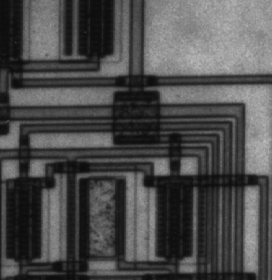
#> input picture Project_2/source_images/circuit.tif, 272 x 280 px; its folder holds 4 pictures in this run
$ python part_1_histeq_from_scratch.py
#> lines starting #> are read from the running program, lines starting #| are printed output that depends on the picture
import cv2
from pathlib import Path
import matplotlib.pyplot as plt

IMG_DIR = 'source_images'
extensions = ('.tif','.jpg')
levels = 256

def hist_eq(imgs, L):
    """
    hist_eq
    Args:
        imgs (list of numpy.ndarray): A list of input images (grayscale or single-channel).
        L (int): The number of intensity levels (e.g., 256 for 8-bit images).
    Returns:
        eqs (list of numpy.ndarray): Equalized histograms for each image, scaled to [0, L-1].
    """
    hists = []
    cdfs =  []
    eqs =   []
    for img in imgs:
        # Calculating normalized histogram for each image (PDF)
        hist = cv2.calcHist([img],[0],None,[L],[0, L])
        hist /= hist.sum()
        hists.append(hist)

        # Calculating CDF for each image
        cdf = hist.cumsum()
        cdfs.append(cdf)

        # Calculating the equalized for each histogram
        eq = (cdf*(L-1)).round()
        eqs.append(eq)

    return cdfs, eqs

def read_imgs(IMG_DIR, ext=('.tif','.jpg')):
    """
    read_imgs
    Description:
        Reads a directory and returns a list containing all images in the directory with given extensions (GRAYSCALE)
    Args:
        IMG_DIR (str): path to image directory
        ext (tuple of str): file extensions to be grabbed. Default: ('.tif','.jpg')
    Returns:
        images (list of np.ndarray): List of all images in IMG_DIR with extensions in ext
    """
#> called with IMG_DIR = 'source_images', ext = ('.tif', '.jpg')
    # Read images from directory
    images = []
    img_dir = Path(IMG_DIR)
    for e in ext:
        for path in img_dir.glob(f'*{e}'):
            src = cv2.imread(str(path), cv2.IMREAD_GRAYSCALE)
#> src is the input picture: shape (280, 272); min 12, max 191, mean 76.3
            if src is not None: #<- I just learned that 'is not' does a object identity check.
                images.append(src)
            else:
                raise FileNotFoundError(f'Could not load image at path {path}')
#> pass 2 of the loop in read_imgs, `for e in ext:`:
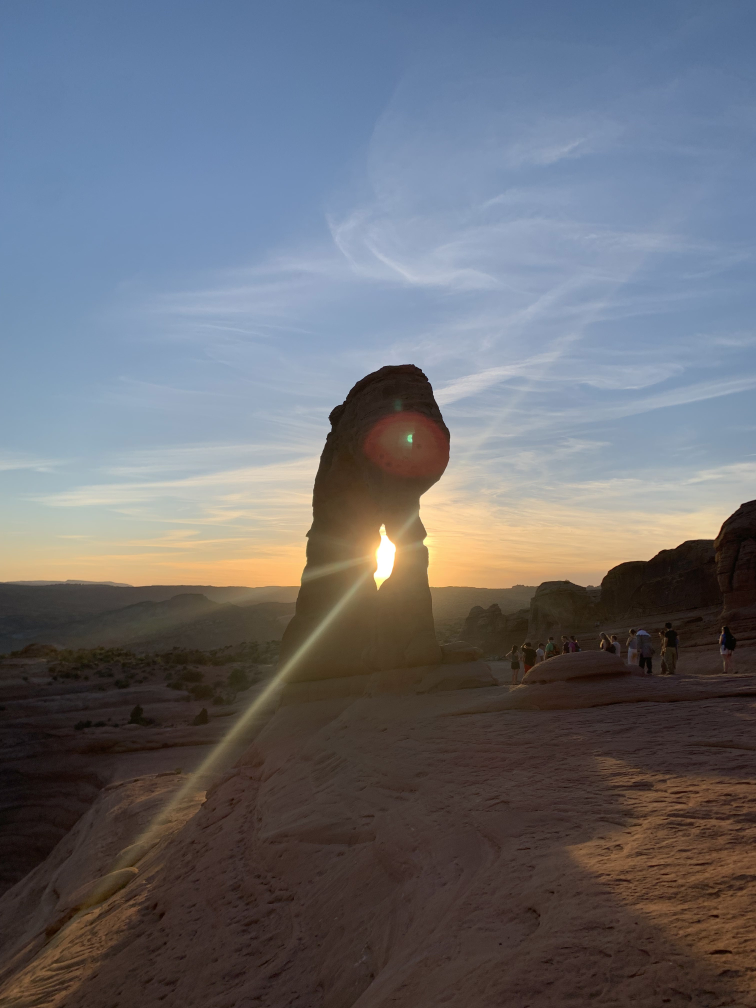
#> input picture Project_2/source_images/arch.jpg, 3024 x 4032 px (shown at 1/4 size)
#> in read_imgs, `src = cv2.imread(str(path), cv2.IMREAD_GRAYSCALE)`:
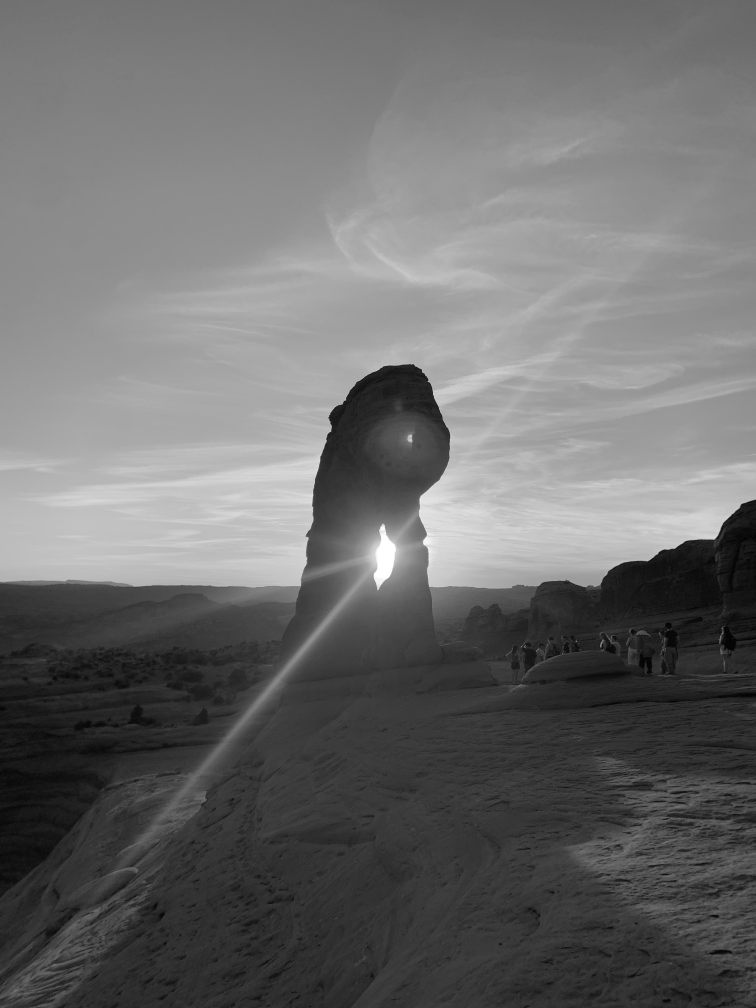
#> src: shape (4032, 3024) (shown at 1/4 size); min 0, max 255, mean 108.1
    return images


def main():
    images = read_imgs(IMG_DIR)

    # Perform histogram equalization
    cdfs, eqs = hist_eq(images, levels)

    # Apply equalized histogram transformation to each image
    equalized_images = []
    for i, img in enumerate(images):
        img_eq = eqs[i][img]
        equalized_images.append(img_eq)
#> this loop made 4 passes
#> pass 1, in main, `img_eq = eqs[i][img]`:
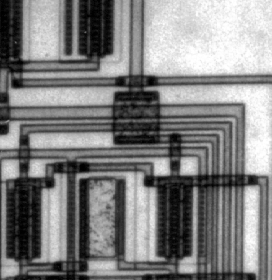
#> img_eq: shape (280, 272) float32; min 0, max 255, mean 128.7
#> pass 2, in main, `img_eq = eqs[i][img]`:
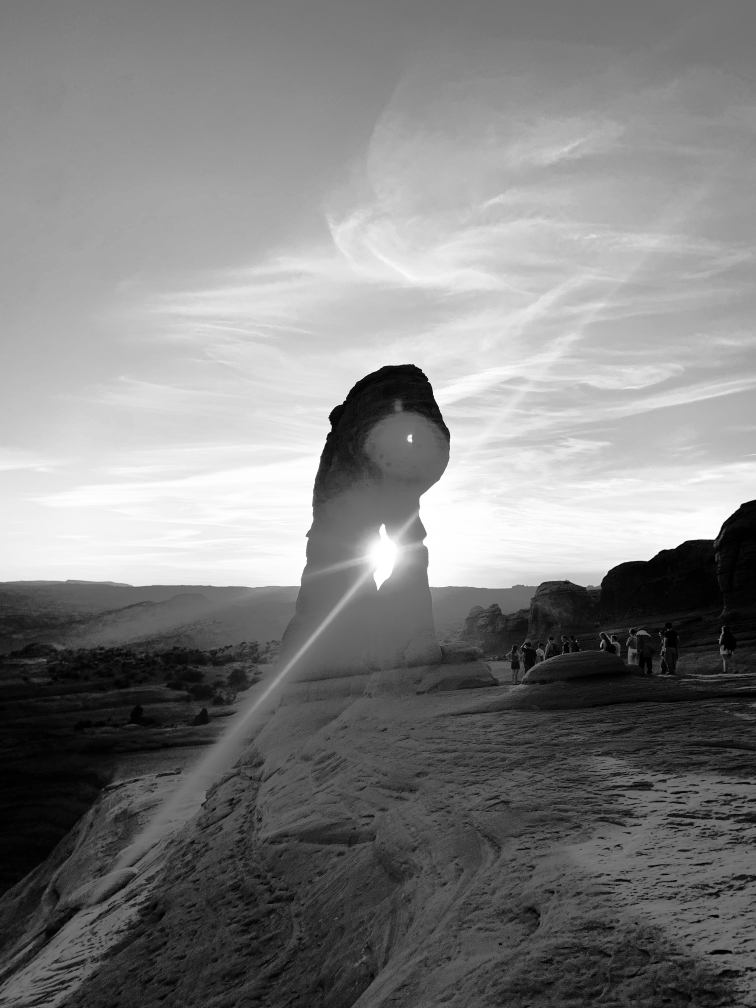
#> img_eq: shape (4032, 3024) float32 (shown at 1/4 size); min 0, max 255, mean 128.3
#> pass 3, in main, `img_eq = eqs[i][img]`:
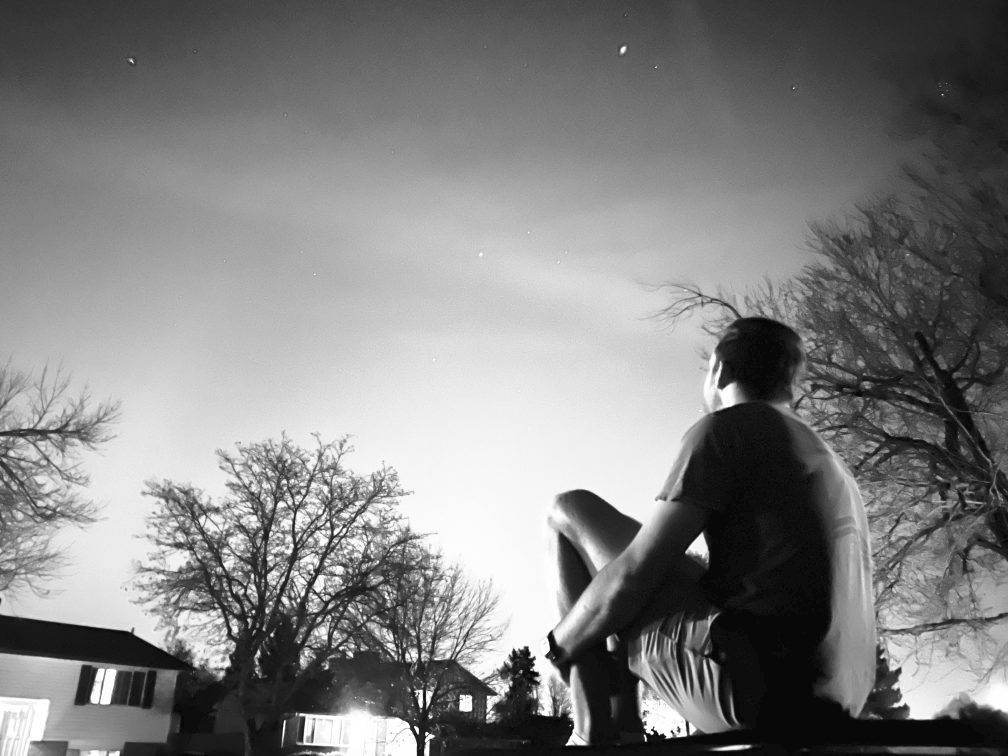
#> img_eq: shape (3024, 4032) float32 (shown at 1/4 size); min 8, max 255, mean 128.4

    # Do the same with the cv2 method
    CV_equalized_images = []
    for img in images:
        img_eq = cv2.equalizeHist(img)
        CV_equalized_images.append(img_eq)

    # [23 lines of commented-out code are left out]

    fig, axes = plt.subplots(3, len(images), figsize=(16, 12))

    for i, (img, eq_img, cv_eq_img) in enumerate(zip(images, equalized_images, CV_equalized_images)):
        axes[0, i].imshow(img, cmap='gray')
        axes[0, i].set_title(f'Original {i+1}')
        axes[0, i].axis('off')

        axes[1, i].imshow(eq_img, cmap='gray')
        axes[1, i].set_title(f'Equalized {i+1}')
        axes[1, i].axis('off')

        axes[2, i].imshow(cv_eq_img, cmap='gray')
        axes[2, i].set_title(f'CV Equalized {i+1}')
        axes[2, i].axis('off')

    plt.tight_layout()
    plt.show()
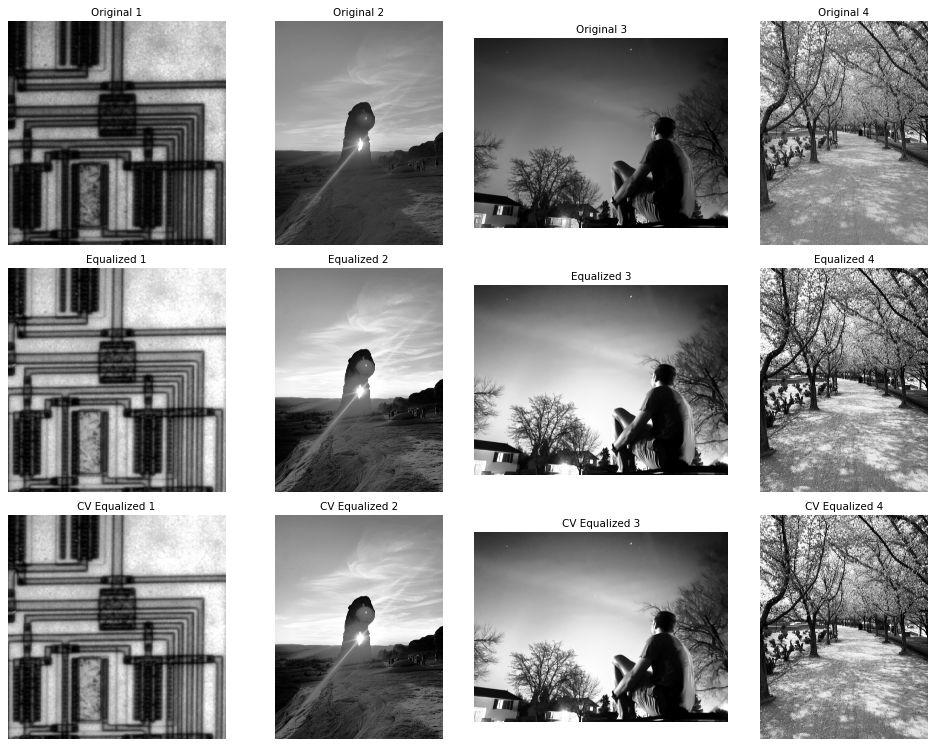
#> figure drawn by matplotlib, 12 panels


if __name__ == '__main__':
    main()
